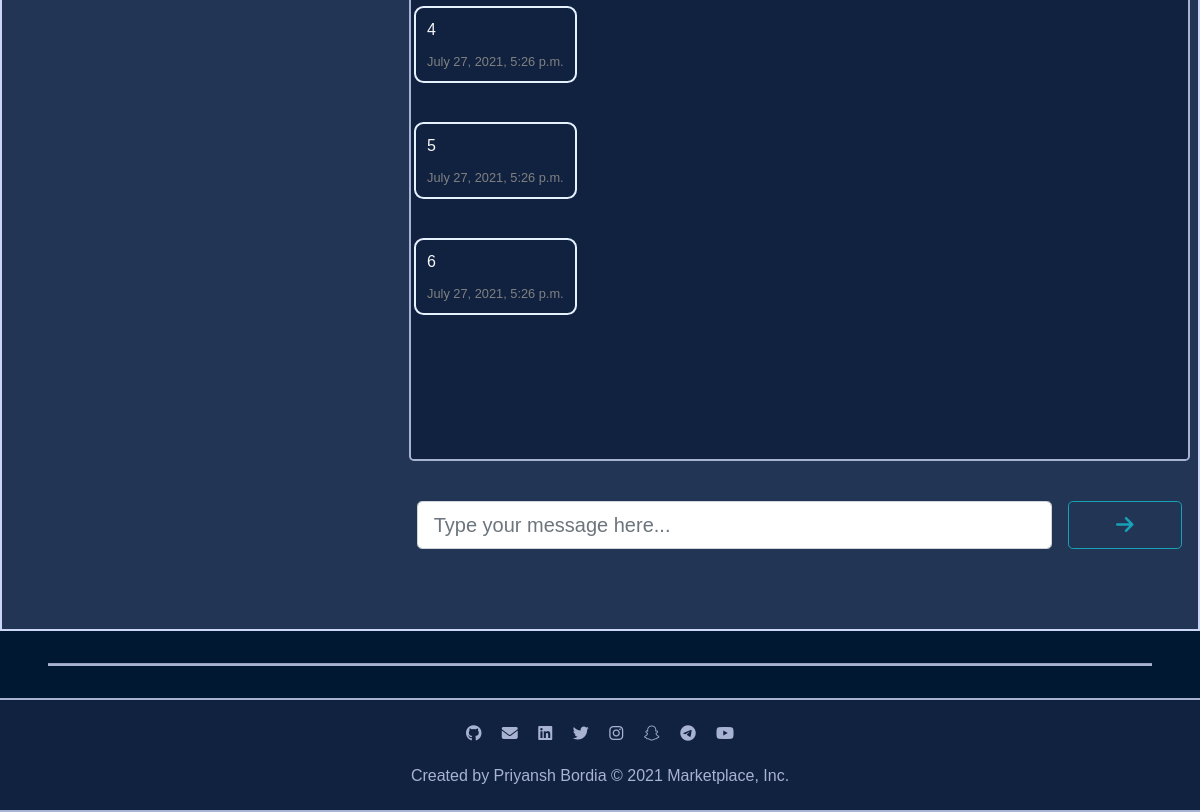
The app's page /chat/2 (signed in, lower part), older data.
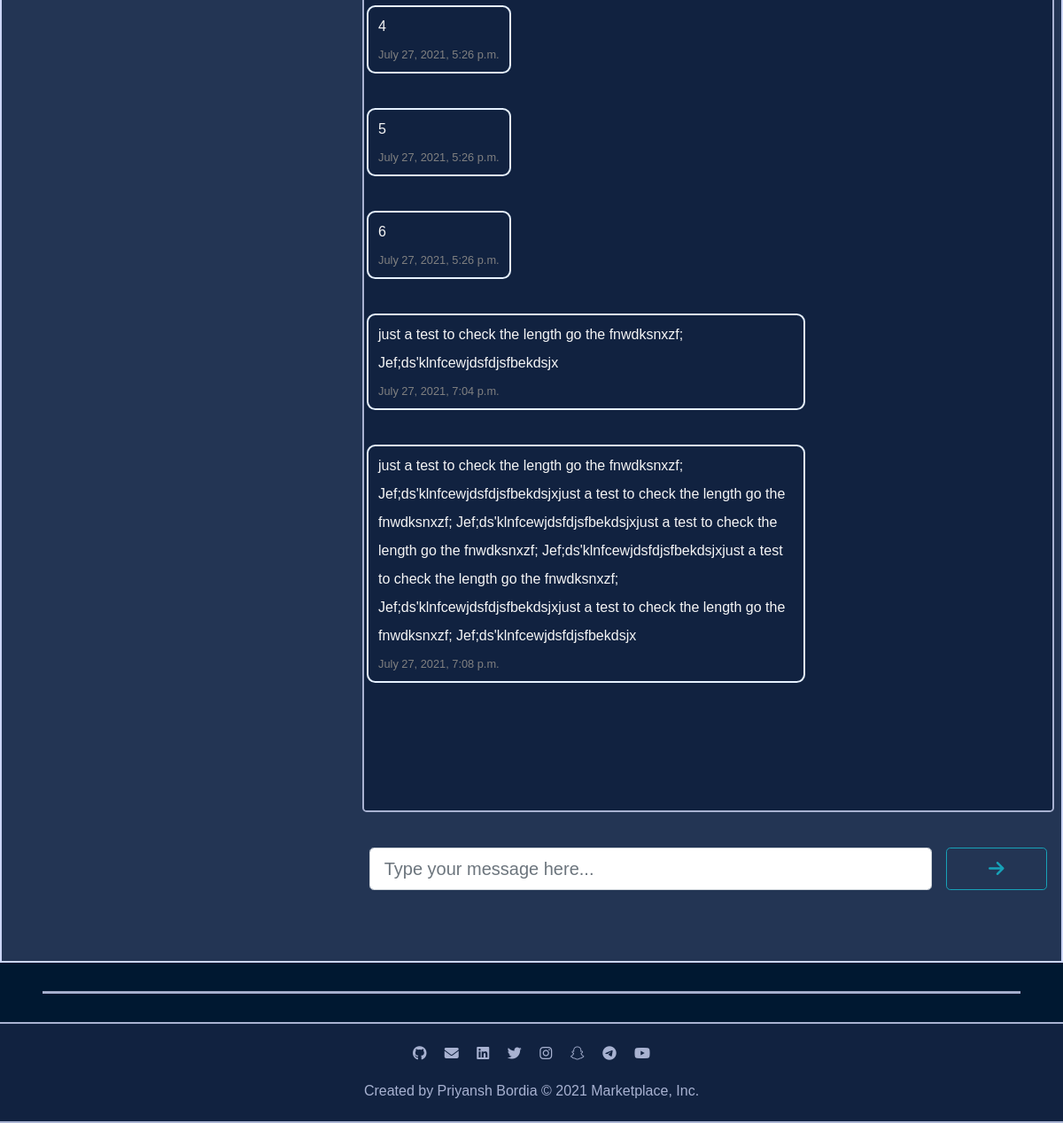
The same page, newer data.
### circle/models.py (models this page shows, shortened)
class Message(models.Model):
	sender = models.OneToOneField(Person, on_delete=models.CASCADE, related_name="sender", default=1)
	receiver = models.OneToOneField(Person, on_delete=models.CASCADE, related_name="receiver", default=1)
	text = models.TextField(max_length=255, blank=False, null=False, default="Type a Message...")
	timestamp = models.DateTimeField(auto_now_add=True)
	slug = models.SlugField(max_length=64, blank=False, null=False, unique=True)
	class Meta:
		ordering = ['timestamp']

### circle/views.py (the view)
# urls.py: path('chat/<int:chat_id>', views.chat, name='chat'),
@login_required
def chat(request, chat_id):
	try:
		chat = Chat.objects.get(pk=chat_id)
		form = MessageForm()
		return render(request, "circle/chat.html", context={"chat": chat, "form": form})
	except Chat.DoesNotExist:
		return render(request, "circle/error.html", context={"message": "No Chat Found.!!", "type": "Type Error", "link": "chats"})

### circle/forms.py (shortened to what this page needs)
class MessageForm(forms.ModelForm):
	class Meta:
		model = Message
		fields = ('text', )

### circle/templates/circle/chat.html (shortened to what this page needs)
{% extends "circle/base.html" %}
{% block head %}
	{% load static %}
	{% load bootstrap4 %}
	{% load fontawesome_5 %}
	{% load humanizelib %}
{% endblock %}
{% block body %}
	<div class="chat">
		<div class="chat__container">
			<div class="row">
				<div class="col-md-4">
				</div>
				<div class="col-md-8">
					<div class="chat__container__grid justify-content-center">
						<div class="chat__container__grid__message">
							{% for message in chat.messages.all %}
								<div class="row">
									{% if chat.sender.user.id == chat.sender.user.id %}
										{% if chat.sender.user.id == request.user.id %}
											<div class="chat__container__grid__message__sender">
												<p class="pl-2 pr-2">{{ message.text }}</p>
												<small class="pr-2 pl-2">{{ message.timestamp|naturaltime }}</small>
											</div>
										{% else %}
											<div class="chat__container__grid__message__receiver">
												<p class="pl-2 pr-2">{{ message.text }}</p>
												<small class="pl-2 pr-2">{{ message.timestamp|naturaltime }}</small>
											</div>
										{% endif %}
									{% endif %}
								</div>
							{% empty %}
								<div class="alert alert-info" role="alert">Start a conversation.!</div>
							{% endfor %}
						</div>
					</div>
					<div class="chat__container__footer">
						<form class="form-group" action="{% url 'addMessage' chat.id %}" method="POST">
							<div class="row">
								<div class="col-md-10">
									<input class="form-control form-control-lg" autocomplete="off" autofocus
										placeholder="Type your message here..." type="text" name="message" required />
								</div>
								<div class="col-md-2">
									<button class="form-control form-control-lg btn btn-lg btn-outline-info btn-lg"><i class="fas fa-arrow-right"></i></button>
								</div>
							</div>
						</form>
					</div>
				</div>
			</div>
		</div>
	</div>
{% endblock %}

### circle/templates/circle/base.html (shortened to what this page needs)
<!DOCTYPE html>
<html lang="en">
<head>
    <link rel="stylesheet" href="https://maxcdn.bootstrapcdn.com/bootstrap/4.0.0/css/bootstrap.min.css"
>
    <link rel="stylesheet" href="https://stackpath.bootstrapcdn.com/bootstrap/4.3.1/css/bootstrap.min.css"
>
    {% load static %}
    <link href="{% static 'circle/css/style.css' %}" rel="stylesheet">
</head>
<body>
    {% block body %}{% endblock %}
    <hr class="mt-4">
	<footer class="footer">
		<div class="footer__grid">
			<div class="footer__grid__handles">
				<a href="https://github.com/PriyanshBordia" target="_blank" title="PriyanshBordia"><i class="fab fa-github"></i></a>
				<a href="mailto:priyanshbordia2@gmail.com" target="_blank" title="Priyansh Bordia"><i class="fas fa-envelope"></i></a>
				<a href="https://www.linkedin.com/in/priyansh-b-81bb8218b/" target="_blank" title="Priyansh B."><i class="fab fa-linkedin" onmouseover="play()"></i></a>
				<a href="https://twitter.com/BordiaPriyansh" target="_blank" title="BordiaPriyansh"><i class="fab fa-twitter"></i></a>
				<a href="https://www.instagram.com/priyansh.bordia/" target="_blank" title="priyansh.bordia"><i class="fab fa-instagram"></i></a>
				<a href="#" target="_blank" title="priyansh.bordia"><i class="fa fa-snapchat-ghost" onmouseover="play()"></i></a>
				<a href="https://t.me/priyanshbordia" target="_blank" title="Priyansh Bordia"><i class="fab fa-telegram" ></i></a>
				<a href="https://www.youtube.com/channel/UCwBlonvBFFd4UGvnnVKVncQ?view_as=subscriber" target="_blank" title="Priyansh Bordia"><i class="fab fa-youtube"></i></a>
			</div>
			<div class="footer__grid__text">
				<span class="has-hover">Created by Priyansh Bordia &copy; 2021 Marketplace, Inc.</span>
			</div>
		</div>
	</footer>
</body>
</html>

### circle/static/circle/css/style.css (style rules this page uses)
html { font-size: 100%; -webkit-box-sizing: border-box; box-sizing: border-box; }
*, *::before, *::after { -webkit-box-sizing: inherit; box-sizing: inherit; }
html, body { width: 100%; height: 100%; }
body { margin: 0; padding: 0; font-size: 1.125rem; font-weight: 300; font-family: Verdana, Arial, Helvetica, sans-serif; line-height: 1.3; color: whitesmoke; background-color: #001831; text-align: center; -webkit-box-align: center; -ms-flex-align: center; align-items: center; -webkit-box-pack: center; -ms-flex-pack: center; justify-content: center; overflow-x: hidden; scroll-behavior: smooth; }
a { color: #a8b2d1; text-decoration: none !important; }
a, i, .has-hover { -webkit-transition-duration: 0.4s; transition-duration: 0.4s; }
hr { margin: 2rem 3rem 2rem 3rem; height: .125rem; background-color: #a8b2d1; }
.row { margin: 2rem auto 2rem auto; }
.col-md-12, .col-md-10, .col-md-9, .col-md-8, .col-md-6, .col-md-5, .col-md-4, .col-md-3, .col-md-2 { padding: 0.5rem .5rem 0.5rem .5rem; }
.chat { margin: 2rem auto 2rem auto; }
.chat__container { background-color: #233554; border: 0.125rem solid #ccd6f6; }
.chat__container__grid { margin: 1rem auto 1rem auto; height: calc(100vh - 400px); background-color: #112240; border: 0.125rem solid #a8b2d1; border-radius: 0.3rem; }
.chat__container__grid__message { padding-right: 1rem; height: calc(100vh - 400px); overflow-y: scroll; line-height: 2rem; font-size: 1rem; font-weight: 300; }
.chat__container__grid__message__receiver { margin: .2rem auto .2rem .2rem; padding: .2rem; min-width: 15%; max-width: 65%; float: left; border: 0.125rem solid #e6f1ff; border-radius: .6rem; }
.chat__container__grid__message__receiver p { margin-bottom: 0; padding: .2rem 1rem 0 .4rem; text-align: left; }
.chat__container__grid__message__receiver small { padding: auto 1rem auto 1rem; float: left; }
.chat__container__grid__message small { font-size: .8rem; font-weight: 100; color: gray; }
.chat__container__footer { padding: 1rem auto 1rem auto; }
.footer { margin-top: 2rem; background-color: #112240; border-top: 0.125rem solid #a8b2d1; border-bottom: 0.125rem solid #a8b2d1; }
.footer__grid { margin: 1.5rem; color: #a8b2d1; font-size: 1rem; text-align: center; -webkit-box-align: center; -ms-flex-align: center; align-items: center; }
.footer__grid__handles { margin-bottom: 1.3rem; }
.footer__grid__handles a:not(:last-child) { margin-right: 1rem; }
.footer__grid__text { font-weight: 200; }

Row changes from the older to the newer data that the page shows:
added Message: text "just a test to check the length go the fnwdksnxzf; Jef;ds'klnfcewjdsfdjsfbekdsjx", timestamp "July 27, 2021, 7:04 p.m."
added Message: text "just a test to check the length go the fnwdksnxzf; Jef;ds'klnfcewjdsfdjsfbekdsjxjust a test to check the length go the fnwdksnxzf; Jef;ds'klnfcewjdsfdjsfbekdsjxjust a test to check the length go the fnwdksnxzf; Jef;ds'klnfcewjdsfdjsfbekdsjxjust a test to check the length go the fnwdksnxzf; Jef;ds'klnfcewjdsfdjsfbekdsjxjust a test to check the length go the fnwdksnxzf; Jef;ds'klnfcewjdsfdjsfbekdsjx", timestamp "July 27, 2021, 7:08 p.m."
